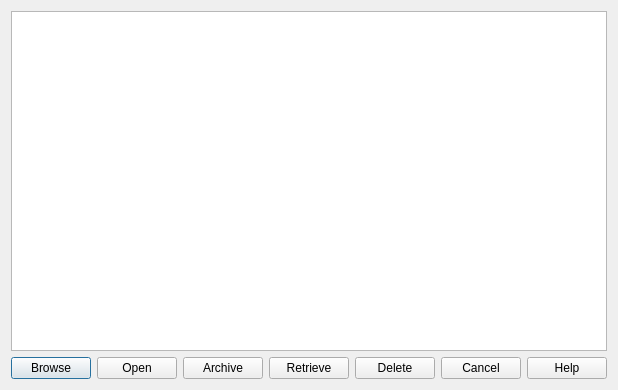
<?xml version="1.0" encoding="UTF-8"?>
<ui version="4.0">
 <class>manage_project</class>
 <widget class="QDialog" name="manage_project">
  <property name="geometry">
   <rect>
    <x>0</x>
    <y>0</y>
    <width>494</width>
    <height>390</height>
   </rect>
  </property>
  <property name="windowTitle">
   <string>Dialog</string>
  </property>
  <layout class="QVBoxLayout" name="verticalLayout">
   <item>
    <widget class="QTableView" name="tableView"/>
   </item>
   <item>
    <layout class="QHBoxLayout" name="horizontalLayout">
     <item>
      <spacer name="horizontalSpacer">
       <property name="orientation">
        <enum>Qt::Horizontal</enum>
       </property>
       <property name="sizeHint" stdset="0">
        <size>
         <width>40</width>
         <height>20</height>
        </size>
       </property>
      </spacer>
     </item>
     <item>
      <widget class="QPushButton" name="pushButton_Browse">
       <property name="text">
        <string>Browse</string>
       </property>
      </widget>
     </item>
     <item>
      <widget class="QPushButton" name="pushButton_Open">
       <property name="text">
        <string>Open</string>
       </property>
      </widget>
     </item>
     <item>
      <widget class="QPushButton" name="pushButton_Archive">
       <property name="text">
        <string>Archive</string>
       </property>
      </widget>
     </item>
     <item>
      <widget class="QPushButton" name="pushButton_Retrieve">
       <property name="text">
        <string>Retrieve</string>
       </property>
      </widget>
     </item>
     <item>
      <widget class="QPushButton" name="pushButton_Delete">
       <property name="text">
        <string>Delete</string>
       </property>
      </widget>
     </item>
     <item>
      <widget class="QPushButton" name="pushButton_Cancel">
       <property name="text">
        <string>Cancel</string>
       </property>
      </widget>
     </item>
     <item>
      <widget class="QPushButton" name="pushButton_Help">
       <property name="text">
        <string>Help</string>
       </property>
      </widget>
     </item>
    </layout>
   </item>
  </layout>
 </widget>
 <resources/>
 <connections/>
</ui>
